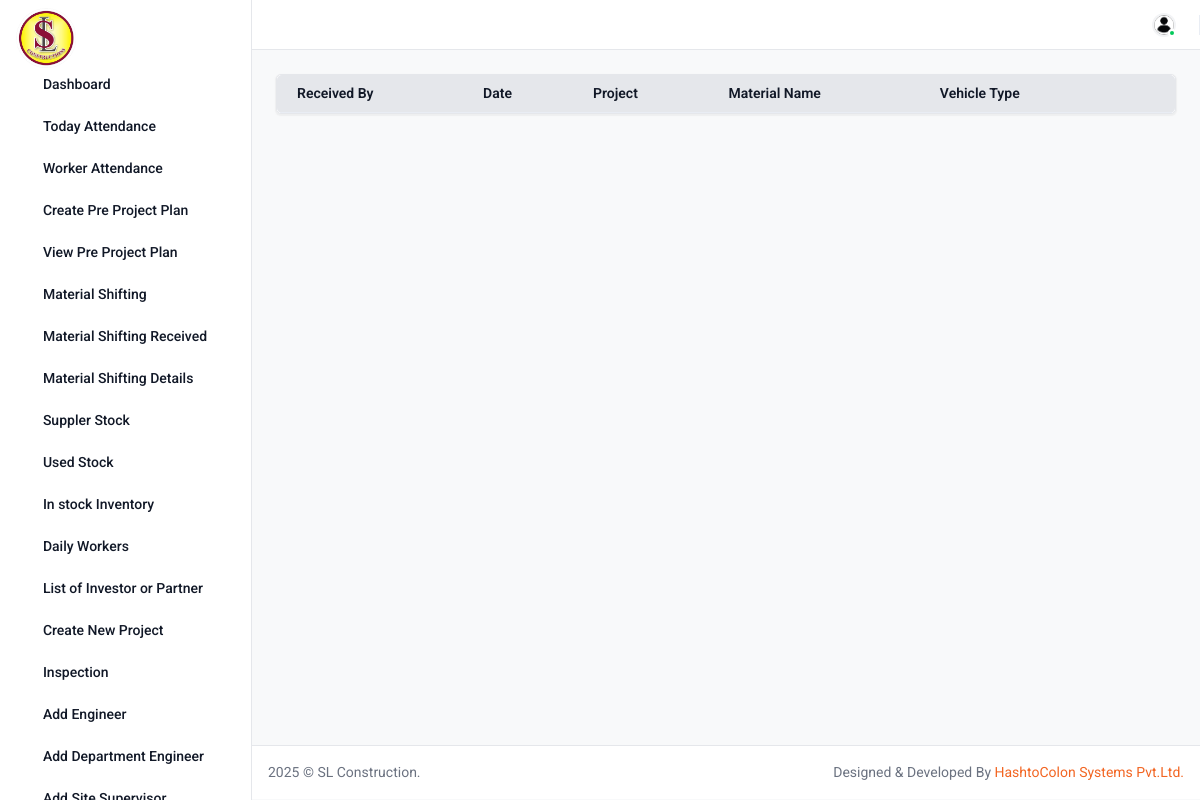
/material_shifting_received_list_all/ (signed in), run on an earlier commit of the app's database.
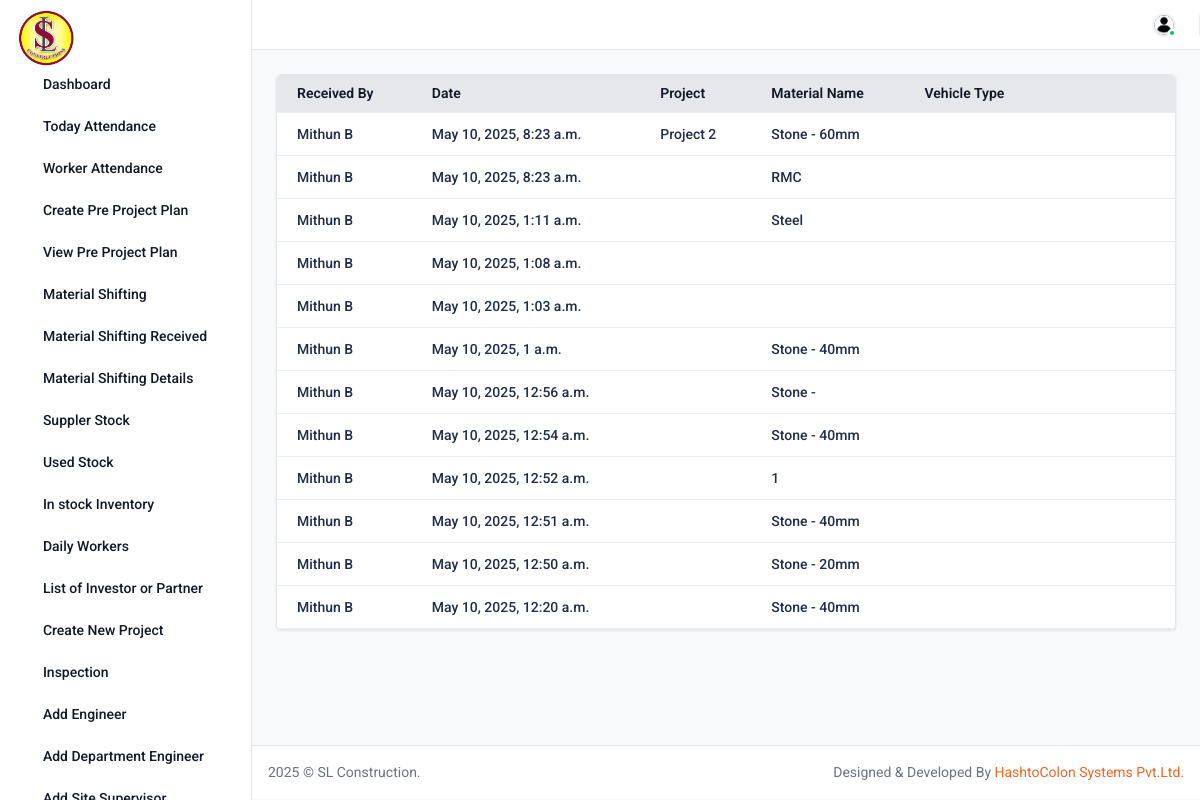
And on a later commit of the database.
### base/models.py (models this page shows, shortened)
class Material_shifting_received(models.Model):
   date = models.DateTimeField(auto_now_add=True, blank=True)
   user = models.ForeignKey(User, on_delete=models.CASCADE)
   project = models.ForeignKey(Project,  blank=True, null=True, on_delete=models.CASCADE, )
   image=models.ImageField(upload_to='uploads/' ,blank=True,)
   Material_name=models.CharField(max_length=225, default="", blank=True,) #
   lon=models.CharField(max_length=255, default="", blank=True)
   lat=models.CharField(max_length=255, default="", blank=True)

class User(AbstractUser):
   designation = models.CharField(max_length = 20, choices = designation_choice, null=True, blank=True)

class Project(models.Model):
   project_name=models.CharField(max_length=255, default="", blank=True)
   address=models.TextField(default="", blank=True)
   date = models.DateTimeField(auto_now_add=True, blank=True)

### base/views.py (the view)
# urls.py: path("material_shifting_received_list_all/",views.material_shifting_received_list_all, name="material_shifting_received_list_all"),
@login_required
def material_shifting_received_list_all(request):
 post=Material_shifting_received.objects.all().order_by('-id')
 context = {'post': post}
 return render(request, "meterialshifting-recived-tabel-all.html", context)

### templates/meterialshifting-recived-tabel-all.html
{% extends "base.html" %}
{% load static %}
{% load widget_tweaks %}
{% block content %}
<div class="content">
      <div class="row">
    <div class="col-sm-12">
      <div class="card">
        <div class="card-body p-0">
          <div class="custom-datatable-filter table-responsive">
            <table class="table datatable">
              <thead class="thead-light">
                <tr>
                  <th>Received By</th>
                  <th>Date </th>
                  <th>Project</th>
                  <th>Material Name</th>
                  <th>Vehicle Type</th>
                  <th></th>
                </tr>
              </thead>
              <tbody>
                {% for posts in post %}
                <tr>
                  <td><h6 class="fw-medium">{{posts.user.first_name}} {{posts.user.last_name}}</h6></td>
                  <td><h6 class="fw-medium">{{posts.date}}</h6></td>
                  <td><h6 class="fw-medium">{{posts.project.project_name}}</h6></td>
                  <td><h6 class="fw-medium">{{posts.Material_name}}</h6></td>
                  <td><h6 class="fw-medium">{{posts.vehicle}}</h6></td>
                  <td>
                    <div class="action-icon d-inline-flex">
                      <a href="{% url 'base:material_shifting_received_detail' posts.pk %}" class="me-5"
                        ><i class="ti ti-eye text-success"></i
                      ></a>
                    </div>
                  </td>
                </tr>
                {% endfor %}
              </tbody>
            </table>
          </div>
        </div>
      </div>
    </div>
  </div>
</div >
{% endblock content %}

### templates/base.html (shortened to what this page needs)
    {% load static %}
<!DOCTYPE html>
<html lang="en">
<head>
	<link rel="stylesheet" href="{% static "css/bootstrap.min.css" %}">
	<link rel="stylesheet" href="{% static "plugins/icons/feather/feather.css" %}">
	<link rel="stylesheet" href="{% static "plugins/tabler-icons/tabler-icons.css" %}">
	<link rel="stylesheet" href="{% static "plugins/select2/css/select2.min.css" %}">
	<link rel="stylesheet" href="{% static "plugins/fontawesome/css/fontawesome.min.css" %}">
	<link rel="stylesheet" href="{% static "plugins/fontawesome/css/all.min.css" %}">
	<link rel="stylesheet" href="{% static "css/bootstrap-datetimepicker.min.css" %}">
	<link rel="stylesheet" href="{% static "plugins/bootstrap-tagsinput/bootstrap-tagsinput.css" %}">
	<link rel="stylesheet" href="{% static "plugins/summernote/summernote-lite.min.css" %}">
	<link rel="stylesheet" href="{% static "plugins/daterangepicker/daterangepicker.css" %}">
	<link rel="stylesheet" href="{% static "plugins/flatpickr/flatpickr.min.css" %}">
	<link rel="stylesheet" href="{% static "plugins/%40simonwep/pickr/themes/nano.min.css" %}">
	<link rel="stylesheet" href="{% static "css/dataTables.bootstrap5.min.css" %}">
	<link rel="stylesheet" href="{% static "css/style.css" %}">
</head>
<body>
	<div class="main-wrapper">
		<div class="header">
			<div class="main-header">
				<div class="header-user">
					<div class="nav user-menu nav-list">
						<div class="me-auto d-flex align-items-center" id="header-search">
							<a id="toggle_btn" href="javascript:void(0);" class="btn btn-menubar me-1">
								<i class="ti ti-arrow-bar-to-left"></i>
							</a>
						</div>
						<div class="d-flex align-items-center">
							<div class="me-1">
								<a href="#" class="btn btn-menubar btnFullscreen">
									<i class="ti ti-maximize"></i>
								</a>
							</div>
							<div class="dropdown profile-dropdown">
								<a href="{% url 'base:dashboard' %}" class="dropdown-toggle d-flex align-items-center"
									data-bs-toggle="dropdown">
									<span class="avatar avatar-sm online">
										<img src="{% static "img/user.jpg" %}"  alt="Img"
											class="img-fluid rounded-circle">
									</span>
								</a>
							</div>
						</div>
					</div>
				</div>
			</div>
		</div>
		<div class="sidebar" id="sidebar">
			<div class="sidebar-logo">
				<a href="" class="logo logo-normal">
					<img src="{% static "img/logo.png" %}" alt="Logo">
				</a>
			</div>
			<div class="sidebar-inner slimscroll">
				<div id="sidebar-menu" class="sidebar-menu">
					<ul>
						<li>
							<ul>
							<li><a href="{% url 'base:dashboard' %}"><i class="ti ti-calendar-event"></i><span>Dashboard</span></a></li>
							{% if user.is_superuser %}
							<li><a href="{% url 'base:all_attendance' %}"><i class="ti ti-calendar-event"></i><span>Today Attendance</span></a></li>
							<li><a href="{% url 'base:worker_list' %}"><i class="ti ti-calendar-event"></i><span>Worker Attendance</span></a></li>
							{% endif %}
							{% if user.designation != "Worker" %}
							<li><a href="{% url 'base:project_plan' %}"><i class="ti ti-calendar-event"></i><span>Create Pre Project Plan</span></a></li>
							<li><a href="{% url 'base:project_plan_list' %}"><i class="ti ti-calendar-event"></i><span>View Pre Project Plan</span></a></li>
							<li><a href="{% url 'base:material_shifting' %}"><i class="ti ti-calendar-event"></i><span>Material Shifting</span></a></li>
							<li><a href="{% url 'base:material_shifting_received_list_all' %}"><i class="ti ti-calendar-event"></i><span>Material Shifting Received</span></a></li>
							{% endif %}
							{% if  user.is_superuser %}
							<li><a href="{% url 'base:material_shifting_list' %}"><i class="ti ti-calendar-event"></i><span>Material Shifting Details</span></a></li>
							<li><a href="{% url 'base:add_inventory_all' %}"><i class="ti ti-calendar-event"></i><span>Suppler Stock</span></a></li>
							<li><a href="{% url 'base:used_inventory_all' %}"><i class="ti ti-calendar-event"></i><span>Used Stock</span></a></li>
							<li><a href="{% url 'base:in_stock_inventory_all' %}"><i class="ti ti-calendar-event"></i><span>In stock Inventory</span></a></li>
							<li><a href="{% url 'base:daily_workers_all' %}"><i class="ti ti-calendar-event"></i><span>Daily Workers</span></a></li>
							<li><a href="{% url 'base:list_of_investor' %}"><i class="ti ti-calendar-event"></i><span>List of Investor or Partner</span></a></li>
							<li><a href="{% url 'base:project_create' %}"><i class="ti ti-calendar-event"></i><span>Create New Project</span></a></li>
							<li><a href="{% url 'base:Project_work_inspection_details_all' %}"><i class="ti ti-calendar-event"></i><span>Inspection</span></a></li>
							<li><a href="{% url 'base:register_engineer' %}"><i class="ti ti-calendar-event"></i><span>Add Engineer</span></a></li>
							<li><a href="{% url 'base:register_department_engineer' %}"><i class="ti ti-calendar-event"></i><span>Add Department Engineer</span></a></li>
							<li><a href="{% url 'base:register_site_supervisor' %}"><i class="ti ti-calendar-event"></i><span>Add Site Supervisor</span></a></li>
							{% endif %}
							</ul>
						</li>
					</ul>
				</div>
			</div>
		</div>
		<div class="page-wrapper">
                {% block content %}{% endblock content %}
		<div class="footer d-sm-flex align-items-center justify-content-between border-top bg-white p-3">
			<p class="mb-0">2025 &copy; SL Construction.</p>
			<p>Designed &amp; Developed By <a href="https://hashtocolon.com/" class="text-primary">HashtoColon Systems Pvt.Ltd.</a></p>
		</div>
		</div>
	</div>
</body>
</html>

What changed in the data, as far as the page shows it:
added Material_shifting_received: user.first_name "Mithun", user.last_name "B", date "May 10, 2025, 8:23 a.m.", project.project_name "Project 2", Material_name "Stone - 60mm"
added Material_shifting_received: user.first_name "Mithun", user.last_name "B", date "May 10, 2025, 8:23 a.m.", Material_name "RMC"
added Material_shifting_received: user.first_name "Mithun", user.last_name "B", date "May 10, 2025, 1:11 a.m.", Material_name "Steel"
added Material_shifting_received: user.first_name "Mithun", user.last_name "B", date "May 10, 2025, 1:08 a.m."
added Material_shifting_received: user.first_name "Mithun", user.last_name "B", date "May 10, 2025, 1:03 a.m."
added Material_shifting_received: user.first_name "Mithun", user.last_name "B", date "May 10, 2025, 1 a.m.", Material_name "Stone - 40mm"
added Material_shifting_received: user.first_name "Mithun", user.last_name "B", date "May 10, 2025, 12:56 a.m.", Material_name "Stone -"
added Material_shifting_received: user.first_name "Mithun", user.last_name "B", date "May 10, 2025, 12:54 a.m.", Material_name "Stone - 40mm"
added Material_shifting_received: user.first_name "Mithun", user.last_name "B", date "May 10, 2025, 12:52 a.m.", Material_name "1"
added Material_shifting_received: user.first_name "Mithun", user.last_name "B", date "May 10, 2025, 12:51 a.m.", Material_name "Stone - 40mm"
added Material_shifting_received: user.first_name "Mithun", user.last_name "B", date "May 10, 2025, 12:50 a.m.", Material_name "Stone - 20mm"
added Material_shifting_received: user.first_name "Mithun", user.last_name "B", date "May 10, 2025, 12:20 a.m.", Material_name "Stone - 40mm"
